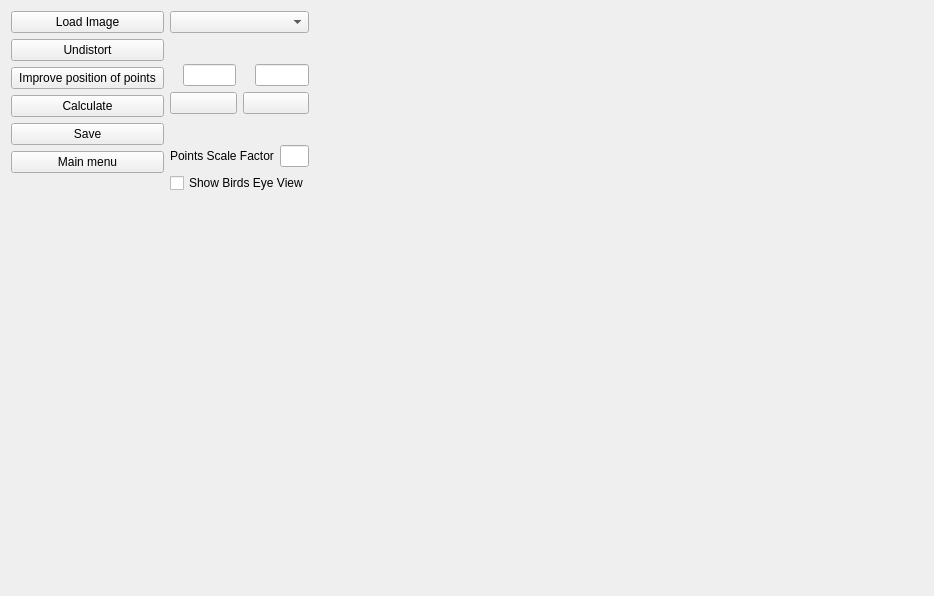
<?xml version="1.0" encoding="UTF-8"?>
<ui version="4.0">
 <class>homographyForm</class>
 <widget class="QWidget" name="homographyForm">
  <property name="geometry">
   <rect>
    <x>0</x>
    <y>0</y>
    <width>934</width>
    <height>596</height>
   </rect>
  </property>
  <property name="sizePolicy">
   <sizepolicy hsizetype="Minimum" vsizetype="Minimum">
    <horstretch>0</horstretch>
    <verstretch>0</verstretch>
   </sizepolicy>
  </property>
  <property name="windowTitle">
   <string>Form</string>
  </property>
  <layout class="QVBoxLayout" name="verticalLayout_2">
   <item>
    <layout class="QVBoxLayout" name="verticalLayout" stretch="3,7">
     <item>
      <layout class="QHBoxLayout" name="horizontalLayout" stretch="2,1,8">
       <item>
        <layout class="QVBoxLayout" name="verticalLayout_3" stretch="1,0,0,0,0,0,0,1,1">
         <item>
          <widget class="QPushButton" name="loadImageButton">
           <property name="text">
            <string>Load Image</string>
           </property>
          </widget>
         </item>
         <item>
          <widget class="QPushButton" name="undistortButton">
           <property name="text">
            <string>Undistort</string>
           </property>
          </widget>
         </item>
         <item>
          <spacer name="verticalSpacer_4">
           <property name="orientation">
            <enum>Qt::Vertical</enum>
           </property>
           <property name="sizeHint" stdset="0">
            <size>
             <width>20</width>
             <height>40</height>
            </size>
           </property>
          </spacer>
         </item>
         <item>
          <widget class="QPushButton" name="improvePointsButton">
           <property name="text">
            <string>Improve position of points</string>
           </property>
          </widget>
         </item>
         <item>
          <widget class="QPushButton" name="calculateHomographyButton">
           <property name="text">
            <string>Calculate</string>
           </property>
          </widget>
         </item>
         <item>
          <spacer name="verticalSpacer_3">
           <property name="orientation">
            <enum>Qt::Vertical</enum>
           </property>
           <property name="sizeHint" stdset="0">
            <size>
             <width>20</width>
             <height>40</height>
            </size>
           </property>
          </spacer>
         </item>
         <item>
          <widget class="QPushButton" name="saveHomographyButton">
           <property name="text">
            <string>Save</string>
           </property>
          </widget>
         </item>
         <item>
          <widget class="QPushButton" name="mainMenuButton">
           <property name="text">
            <string>Main menu</string>
           </property>
          </widget>
         </item>
         <item>
          <widget class="QLabel" name="statusLabel">
           <property name="text">
            <string/>
           </property>
          </widget>
         </item>
        </layout>
       </item>
       <item>
        <layout class="QVBoxLayout" name="verticalLayout_4" stretch="0,0,0,0,0,0,0">
         <item>
          <widget class="QComboBox" name="selectSportBox"/>
         </item>
         <item>
          <spacer name="verticalSpacer">
           <property name="orientation">
            <enum>Qt::Vertical</enum>
           </property>
           <property name="sizeHint" stdset="0">
            <size>
             <width>20</width>
             <height>40</height>
            </size>
           </property>
          </spacer>
         </item>
         <item>
          <layout class="QHBoxLayout" name="horizontalLayout_3">
           <item>
            <widget class="QLabel" name="widthLabel">
             <property name="text">
              <string/>
             </property>
            </widget>
           </item>
           <item>
            <widget class="QLineEdit" name="widthLineEdit"/>
           </item>
           <item>
            <widget class="QLabel" name="heightLabel">
             <property name="text">
              <string/>
             </property>
            </widget>
           </item>
           <item>
            <widget class="QLineEdit" name="heightLineEdit"/>
           </item>
          </layout>
         </item>
         <item>
          <layout class="QHBoxLayout" name="horizontalLayout_2">
           <item>
            <widget class="QPushButton" name="sizeButton">
             <property name="text">
              <string/>
             </property>
            </widget>
           </item>
           <item>
            <widget class="QPushButton" name="clearPointsButton">
             <property name="text">
              <string/>
             </property>
            </widget>
           </item>
          </layout>
         </item>
         <item>
          <spacer name="verticalSpacer_2">
           <property name="orientation">
            <enum>Qt::Vertical</enum>
           </property>
           <property name="sizeHint" stdset="0">
            <size>
             <width>20</width>
             <height>40</height>
            </size>
           </property>
          </spacer>
         </item>
         <item>
          <layout class="QHBoxLayout" name="horizontalLayout_4">
           <item>
            <widget class="QLabel" name="pointsScaleFactorLine">
             <property name="text">
              <string>Points Scale Factor</string>
             </property>
            </widget>
           </item>
           <item>
            <widget class="QLineEdit" name="pointsScaleFactorEdit"/>
           </item>
          </layout>
         </item>
         <item>
          <widget class="QCheckBox" name="showBirdsEyeBox">
           <property name="text">
            <string>Show Birds Eye View</string>
           </property>
          </widget>
         </item>
        </layout>
       </item>
       <item>
        <layout class="QVBoxLayout" name="mappingLayout"/>
       </item>
      </layout>
     </item>
     <item>
      <layout class="QHBoxLayout" name="imageLayout"/>
     </item>
    </layout>
   </item>
  </layout>
 </widget>
 <resources/>
 <connections/>
</ui>
